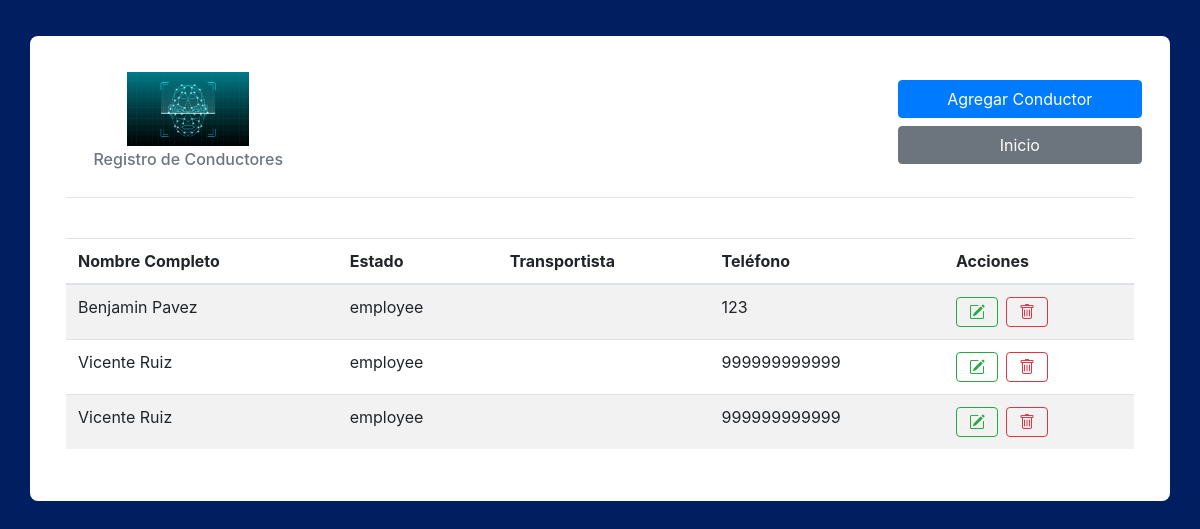
Before: /profiles/ with the older database file.
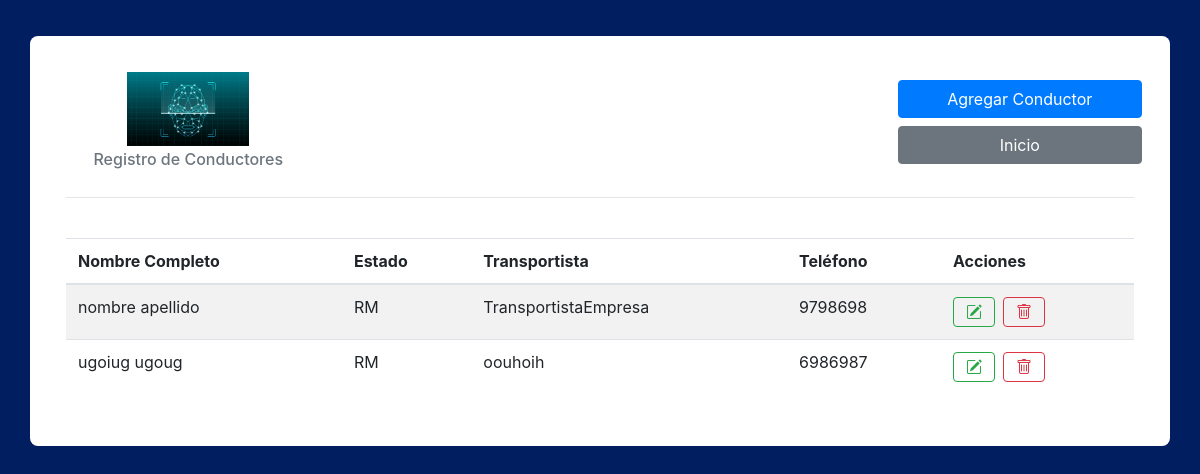
After: the same page with the newer database file.
### core/models.py (models this page shows, shortened)
class Profile(models.Model):
    rut = models.IntegerField(unique=True, default=0)
    first_name = models.CharField(max_length=70)
    last_name = models.CharField(max_length=70)
    date = models.DateField(null=True, blank=True)
    phone = models.BigIntegerField(null=True, blank=True)
    email = models.EmailField(null=True, blank=True)
    Transportista = models.CharField(max_length=200)
    CodTransportista = models.IntegerField(default=0, null=True, blank=True)
    status = models.CharField(choices=types,max_length=20,null=True,blank=False,default='RM')
    present = models.BooleanField(default=False)
    image = models.ImageField()
    updated = models.DateTimeField(auto_now=True)
    Patente = models.CharField(max_length=6, default='')

### core/views.py (the view)
# urls.py: path('profiles/', views.profiles, name='profiles'),
def profiles(request):
    profiles = Profile.objects.all()
    context = {
        'profiles': profiles
    }
    return render(request, 'core/profiles.html', context)

### core/templates/core/profiles.html (shortened to what this page needs)
{% extends "core/base.html" %}
{% load static %}
{% block content %}
<link href="https://cdn.jsdelivr.net/npm/bootstrap-icons/font/bootstrap-icons.css" rel="stylesheet">
<div class="container emp-profile">
    <div class="row">
        <div class="col-12 col-md-3 text-center">
            <img src="{% static 'img/digital.jpg' %}" alt="" class="img-fluid" style="max-width: 50%;">
            <h6 class="text-muted p-1">Registro de Conductores</h6>
        </div>
        <div class="col-12 col-md-6">
        </div>
        <div class="col-12 col-md-3 text-center">
            <a href="{% url 'add_profile' %}">
                <input type="submit" class="btn btn-primary btn-block m-2" name="btnAddMore" value="Agregar Conductor" />
            </a>
            <a href="{% url 'index' %}">
                <input type="submit" class="btn btn-secondary btn-block m-2" name="btnAddMore" value="Inicio" />
            </a>
        </div>
    </div>
    <hr>
    <div class="tab-content" id="myTabContent">
        <br>
        <div class="table-responsive">
            <table class="table table-striped">
                <thead>
                    <tr>
                        <th scope="col">Nombre Completo</th>
                        <th scope="col">Estado</th>
                        <th scope="col">Transportista</th>
                        <th scope="col">Teléfono</th>
                        <th scope="col">Acciones</th>
                    </tr>
                </thead>
                <tbody>
                    {% for profile in profiles %}
                    <tr>
                        <td>{{ profile.first_name }} {{ profile.last_name }}</td>
                        <td>{{ profile.status }}</td>
                        <td>{{ profile.Transportista }}</td>
                        <td>{{ profile.phone }}</td>
                        <td>
                            <div class="btn-group btn-group-toggle">
                                <a href="{% url 'edit_profile' profile.id %}">
                                    <button type="button" class="btn btn-outline-success mr-1">
                                        <i class="bi bi-pencil-square"></i>
                                    </button>
                                </a>
                                <a href="{% url 'delete_profile' profile.id %}">
                                    <button type="button" class="btn btn-outline-danger ml-1">
                                        <i class="bi bi-trash"></i>
                                    </button>
                                </a>
                            </div>
                        </td>
                    </tr>
                    {% endfor %}
                </tbody>
            </table>
        </div>
    </div>
</div>
{% endblock content %}

### core/templates/core/base.html (shortened to what this page needs)
{% load static %}
<html lang="en">
<head>
    <link rel="stylesheet" href="https://cdn.jsdelivr.net/npm/bootstrap@4.5.3/dist/css/bootstrap.min.css"
>
    <link href="//maxcdn.bootstrapcdn.com/bootstrap/4.1.1/css/bootstrap.min.css" rel="stylesheet" id="bootstrap-css">
    <link rel="stylesheet" href="{% static 'css/details.css' %}">
    <link rel="stylesheet" href="{% static 'css/body.css' %}">
</head>
<body>
    {% block content%}
    {% endblock content %}
</body>
</html>

### static/css/details.css (style rules this page uses)
.emp-profile { padding: 3%; margin-top: 3%; margin-bottom: 3%; border-radius: 0.5rem; background: #fff; }

### static/css/body.css (style rules this page uses)
body { background: -webkit-linear-gradient(left, #001E60, #001E60); }

Changed rows visible on the page:
removed Profile: first_name "Benjamin", last_name "Pavez", status "employee", phone "123"
removed Profile: first_name "Vicente", last_name "Ruiz", status "employee", phone "999999999999"
removed Profile: first_name "Vicente", last_name "Ruiz", status "employee", phone "999999999999"
added Profile: first_name "nombre", last_name "apellido", status "RM", Transportista "TransportistaEmpresa", phone "9798698"
added Profile: first_name "ugoiug", last_name "ugoug", status "RM", Transportista "oouhoih", phone "6986987"
